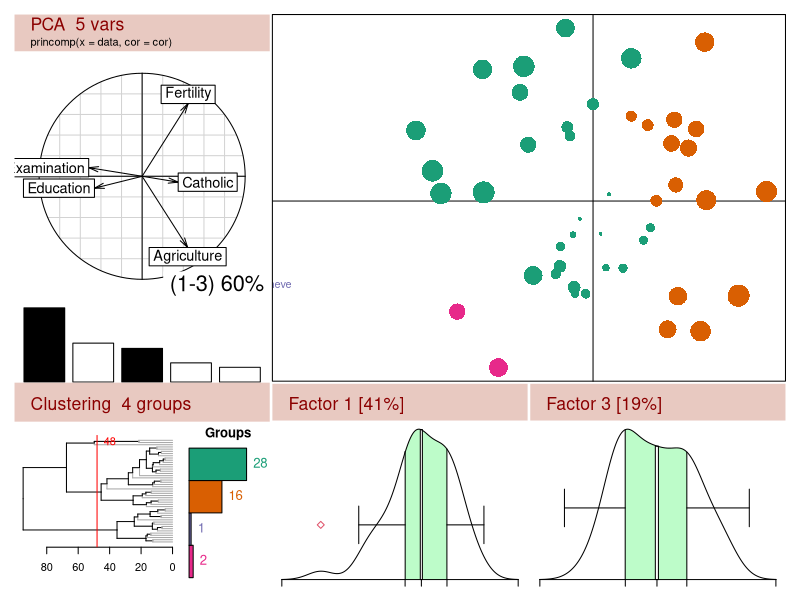

Here is the R script that generated this plot:
### Code by Eric Lecoutre, Universite catholique de Louvain, Belgium
### Winner of the R Homepage graphics competition 2004

### Created using R 1.8.1, still works in 2.9.2

require(ade4)
## require(mva)   # was merged into stats
require(RColorBrewer)
require(pixmap)

ltitle <- function(x,backcolor="#e8c9c1",forecolor="darkred",cex=2,ypos=0.4)
{	
    plot(x=c(-1,1),y=c(0,1),xlim=c(0,1),ylim=c(0,1),type="n",axes=FALSE)
    polygon(x=c(-2,-2,2,2),y=c(-2,2,2,-2),col=backcolor,border=NA)
    text(x=0,y=ypos,pos=4,cex=cex,labels=x,col=forecolor)
}

plotacpclust <- function(data,xax=1,yax=2,hcut,cor=TRUE,clustermethod="ave",
                         colbacktitle="#e8c9c1",wcos=3,Rpowered=FALSE,...)
{
    ## data: data.frame to analyze
    ## xax, yax: Factors to select for graphs
    
    ## Parameters for hclust
    ##   hcut
    ##   clustermethod
    
    require(ade4)
    
    pcr=princomp(data,cor=cor)
    
    datac=t((t(data)-pcr$center )/pcr$scale)
    
    hc=hclust(dist(data),method=clustermethod)
    if (missing(hcut)) hcut=quantile(hc$height,c(0.97))
    
    def.par <- par(no.readonly = TRUE)
    on.exit(par(def.par))
    
    mylayout=layout(matrix(c(1,2,3,4,5,1,2,3,4,6,7,7,7,8,9,7,7,7,10,11),ncol=4),widths=c(4/18,2/18,6/18,6/18),heights=c(lcm(1),3/6,1/6,lcm(1),1/3))
    
    par(mar = c(0.1, 0.1, 0.1, 0.1))
    par(oma = rep(1,4))
    ltitle(paste("PCA ",dim(unclass(pcr$loadings))[2], "vars"),cex=1.6,ypos=0.7)
    text(x=0,y=0.2,pos=4,cex=1,labels=deparse(pcr$call),col="black")
    pcl=unclass(pcr$loadings)
    pclperc=100*(pcr$sdev)/sum(pcr$sdev)
    s.corcircle(pcl[,c(xax,yax)],1,2,sub=paste("(",xax,"-",yax,") ",
                                     round(sum(pclperc[c(xax,yax)]),0),"%",sep=""),
                possub="bottomright",csub=3,clabel=2)
    wsel=c(xax,yax)
    scatterutil.eigen(pcr$sdev,wsel=wsel,sub="")
    
    dend=hc
    dend$labels=rep("",length(dend$labels))
    dend=as.dendrogram(dend)

    ngrp=length(cut(dend,hcut)$lower)
    
    ltitle(paste("Clustering ",ngrp, "groups"),cex=1.6,ypos=0.4)
    
    par(mar = c(3, 0.3, 1, 0.5))
    
    ## Dendrogram
    attr(dend,"edgetext") = round(max(hc$height),1)
    plot(dend, edgePar = list(lty=1, col=c("black","darkgrey")), edge.root=FALSE,horiz=TRUE,axes=TRUE)
    
    abline(v=hcut,col="red")
    text(x=hcut,y=length(hc$height),labels=as.character(round(hcut,1)),col="red",pos=4)
    
    
    colorsnames= brewer.pal(ngrp,"Dark2")
    groupes=cutree(hc,h=hcut)
    ttab=table(groupes)
    
    ## Groups
    par(mar = c(0.3, 0.3, 1.6, 0.3))
    mp=barplot(as.vector(rev(ttab)),horiz=TRUE,space=0,col=rev(colorsnames),
               xlim=c(0,max(ttab)+10),axes=FALSE,main="Groups",axisnames=FALSE)
    text(rev(ttab),mp,as.character(rev(ttab)),col=rev(colorsnames),cex=1.2,pos=4)


    
    ## Main ACP scatterplot

    par(mar = c(0.1,0.1, 0.1,0.1))	
    selscores=pcr$scores[,c(xax,yax)]
    
    zi=apply(datac,1,FUN=function(vec)return(sum(vec^2)))
    cosinus= cbind(selscores[,1]^2 / zi,selscores[,2]^2 / zi)
    cosinus= cbind(cosinus,apply(cosinus,1,sum))
    ww= (cosinus[,wcos])*4 +0.5
    
    ## Outliers? Test with median+1.5*IQ
    
    ## Factor #1
    out <- selscores[,1] < median(selscores[,1]) - 1.5 * diff(quantile(selscores[,1],c(0.25,0.75)))
    out = out | selscores[,1] > median(selscores[,1]) + 1.5 * diff(quantile(selscores[,1],c(0.25,0.75)))
    ## factor #2		
    out = out | selscores[,2] < median(selscores[,2]) - 1.5 * diff(quantile(selscores[,2],c(0.25,0.75)))
    out = out | selscores[,2] > median(selscores[,2]) + 1.5 * diff(quantile(selscores[,2],c(0.25,0.75)))

    plot(selscores,axes=FALSE,main="",xlab="",ylab="",type="n")
    abline(h=0,col="black")
    abline(v=0,col="black")
    
    
    points(selscores[!out,1:2],col=(colorsnames[groupes])[!out],cex=ww,pch=16)
    
    
    text(x=selscores[out,1],y=selscores[out,2],labels=dimnames(selscores)[[1]][out],
         col=(colorsnames[groupes])[out], adj=1)
    box()
    
    


    ## Factor 1
    par(mar = c(0.1, 0.1, 0.1, 0.1))
    ltitle(paste("Factor ",xax, " [",round(pclperc[xax],0),"%]",sep="" ),cex=1.6,ypos=0.4)
    plotdens(pcr$scores[,c(xax)])
    
    ## Factor 2
    par(mar = c(0.1, 0.1, 0.1, 0.1))
    ltitle(paste("Factor ",yax," [",round(pclperc[yax],0),"%]",sep=""),cex=1.6,ypos=0.4)
    plotdens(pcr$scores[,c(yax)])
}

confshade2 <- function(y, xlo, xhi, col = 8.)
{
    n <- length(y)
    for(i in 1.:(n - 1.)) {
        polygon(c(xlo[i], xlo[i + 1.], xhi[i + 1.], xhi[i]),
                c(y[i], y[i + 1.], y[i + 1.], y[i]), col = col, border = FALSE)
    }
}

confshade <- function(x, ylo, yhi, col = 8.)
{
    n <- length(x)
    for(i in 1.:(n - 1.)) {
        polygon(c(x[i], x[i + 1.], x[i + 1.], x[i]),
                c(ylo[i], ylo[i + 1.], yhi[i + 1.], yhi[i]), col = col, border = FALSE)
    }
}


plotdens <- function(X, npts = 200, range = 1.5, xlab = "", ylab = "", main = "", ...)
{
    dens <- density(X, n = npts)
    qu <- quantile(X, c(0., 0.25, 0.5, 0.75, 1.))
    x <- dens$x
    y <- dens$y
    fqux <- x[abs(x - qu[2.]) == min(abs(x - qu[2.]))]
    fquy <- y[x == fqux]
    fquX <- as.numeric(qu[2.])
    tqux <- x[abs(x - qu[4.]) == min(abs(x - qu[4.]))]
    tquy <- y[x == tqux]
    tquX <- as.numeric(qu[4.])
    medx <- x[abs(x - qu[3.]) == min(abs(x - qu[3.]))]
    medy <- y[x == medx]
    ## Prepare les donnees a dessiner
    medX <- as.numeric(qu[3.])
    dx <- dens$x
    
    dy <- dens$y
    dx2 <- c(dx[dx <= fquX], fquX, dx[(dx > fquX) &
                (dx <= medX)], medX, dx[(dx > medX) & (dx <= tquX)], tquX, dx[dx > tquX])
    
    dy2 <- 	c(dy[dx <= fquX], fquy, dy[(dx > fquX) & (dx <= medX)], medy,
                  dy[(dx > medX) & (dx <= tquX)], tquy, dy[dx > tquX])
    IQX <- dx2[(dx2 >= fquX) & (dx2 <= tquX)]
    ##
    ##
    ## Initialise le graphique
    ##

    ## Dessine la densite
    IQy <- dy2[(dx2 >= fquX) & (dx2 <= tquX)]
    ## Trace densit sous IQ
    plot(0., 0., xlim = c(min(dx2), max(dx2)), ylim = c(min(dy2), max(dy2)),
         axes = F, xlab = xlab, ylab = ylab, main = main,type="n", ...)
    ## Ajoute mediane
    confshade(IQX, rep(0., length(IQX)), IQy, col = "#bdfcc9")
    bdw <- (tquX - fquX)/20.
    x1 <- c(medX - bdw/2., medX - bdw/2.)
    x2 <- c(medX + bdw/2., medX + bdw/2.)
    y1 <- c(0., medy)
    ## Ajoute lignes wiskers
    polygon(c(x1, rev(x2)), c(y1, rev(y1)), col = 0.)
    lines(x = c(fquX, fquX), y = c(0., fquy))
    ## Ajoute wiskers
    lines(x = c(tquX, tquX), y = c(0., tquy))
    meany <- mean(dy2)
    IQrange <- tquX - fquX
    lines(x = c(medX - range * IQrange, fquX), y = c(meany, meany))
    lines(x = c(tquX, medX + range * IQrange), y = c(meany, meany))
    lines(x = c(medX - range * IQrange, medX - range * IQrange),
          y = c(meany - (max(dy2) - min(dy2))/8., meany + (max(dy2) - min(dy2))/8.))

    ## Ajoute outliers
    
    lines(x = c(medX + range * IQrange, medX + range * IQrange),
          y = c(meany - (max(dy2) - min(dy2))/8., meany + (max(dy2) - min(dy2))/8.))
    out <- c(X[X < medX - range * IQrange], X[X > medX + range * IQrange])

    ## Ajoute les points...
    ## Ajoute l'axe
    points(out, rep(meany, length(out)), pch = 5., col = 2.)
    ## Ajoute l'axe
    points(dx2, dy2, pch = ".", type = "l")
    ##return(x = dessinx2, y = dessiny2)
    axis(1., at = round(c(min(x), fquX, medX, tquX, max(x)), 2.), labels = F,
         pos = 0.)
    invisible(list(x = dx2, y = dy2))
}



BoxDens <- function(data, npts = 200., x = c(0., 100.), y = c(0., 50.), orientation = "paysage",
                    add = TRUE, col = 11., border=FALSE,colline = 1., Fill = TRUE)
{
    dens <- density(data, n = npts)
    dx <- dens$x
    dy <- dens$y
    if(add == FALSE)
        plot(0., 0., axes = F, main = "", xlim = x, ylim = y, xlab = "",
             ylab = "")
    if(orientation == "paysage") {
        dx2 <- (dx - min(dx))/(max(dx) - min(dx)) * (x[2.] - x[1.]) * 0.98 +
            x[1.]
        dy2 <- (dy - min(dy))/(max(dy) - min(dy)) * (y[2.] - y[1.]) * 0.98 +
            y[1.]
        seqbelow <- rep(y[1.], length(dx))
        if(Fill == T)
            confshade(dx2, seqbelow, dy2, col = col)
        if (border==TRUE) points(dx2, dy2, type = "l", col = colline)
    }
    else {
        dy2 <- (dx - min(dx))/(max(dx) - min(dx)) * (y[2.] - y[1.]) * 0.98 +
            y[1.]
        dx2 <- (dy - min(dy))/(max(dy) - min(dy)) * (x[2.] - x[1.]) * 0.98 +
            x[1.]
        seqleft <- rep(x[1.], length(dy))
        if(Fill == T)
            confshade2(dy2, seqleft, dx2, col = col)
        if (border==TRUE) points(dx2, dy2, type = "l", col = colline)
    }
    polygon(x = c(x[1.], x[2.], x[2.], x[1.]),
            y = c(y[2.], y[2.], y[1.], y[1.]), density = 0.)
}


data(swiss)
## png(file="swiss.png", width=600,height=400)
plotacpclust(swiss[,1:5], 1, 3, hcut=48)
## dev.off()
